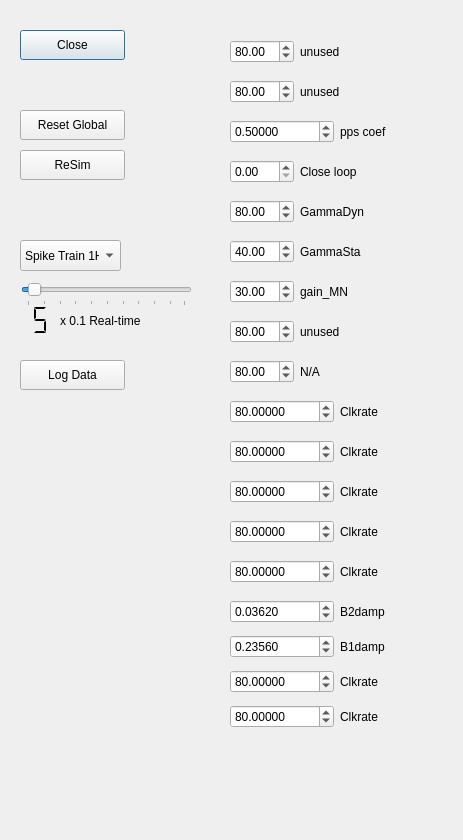
<?xml version="1.0" encoding="UTF-8"?>
<ui version="4.0">
 <class>Dialog</class>
 <widget class="QDialog" name="Dialog">
  <property name="windowModality">
   <enum>Qt::WindowModal</enum>
  </property>
  <property name="geometry">
   <rect>
    <x>0</x>
    <y>0</y>
    <width>463</width>
    <height>840</height>
   </rect>
  </property>
  <property name="windowTitle">
   <string>Dialog</string>
  </property>
  <widget class="QPushButton" name="pushButton_2">
   <property name="geometry">
    <rect>
     <x>20</x>
     <y>30</y>
     <width>105</width>
     <height>30</height>
    </rect>
   </property>
   <property name="text">
    <string>Close</string>
   </property>
  </widget>
  <widget class="QPushButton" name="pushButton_4">
   <property name="geometry">
    <rect>
     <x>20</x>
     <y>110</y>
     <width>105</width>
     <height>30</height>
    </rect>
   </property>
   <property name="text">
    <string>Reset Global</string>
   </property>
   <property name="checkable">
    <bool>true</bool>
   </property>
  </widget>
  <widget class="QPushButton" name="pushButton_5">
   <property name="geometry">
    <rect>
     <x>20</x>
     <y>150</y>
     <width>105</width>
     <height>30</height>
    </rect>
   </property>
   <property name="text">
    <string>ReSim</string>
   </property>
   <property name="checkable">
    <bool>true</bool>
   </property>
  </widget>
  <widget class="QComboBox" name="comboBox">
   <property name="geometry">
    <rect>
     <x>20</x>
     <y>240</y>
     <width>101</width>
     <height>31</height>
    </rect>
   </property>
   <item>
    <property name="text">
     <string>Spike Train 1Hz</string>
    </property>
   </item>
   <item>
    <property name="text">
     <string>Spike Train 10Hz</string>
    </property>
   </item>
   <item>
    <property name="text">
     <string>Spike Train 20Hz</string>
    </property>
   </item>
  </widget>
  <widget class="QWidget" name="layoutWidget">
   <property name="geometry">
    <rect>
     <x>230</x>
     <y>80</y>
     <width>176</width>
     <height>34</height>
    </rect>
   </property>
   <layout class="QFormLayout" name="formLayout_1">
    <item row="0" column="1">
     <widget class="QLabel" name="label_1">
      <property name="text">
       <string>unused</string>
      </property>
     </widget>
    </item>
    <item row="0" column="0">
     <widget class="QDoubleSpinBox" name="doubleSpinBox_1">
      <property name="maximum">
       <double>200.000000000000000</double>
      </property>
      <property name="value">
       <double>80.000000000000000</double>
      </property>
     </widget>
    </item>
   </layout>
  </widget>
  <widget class="QSlider" name="horizontalSlider">
   <property name="geometry">
    <rect>
     <x>21</x>
     <y>281</y>
     <width>171</width>
     <height>25</height>
    </rect>
   </property>
   <property name="minimum">
    <number>1</number>
   </property>
   <property name="maximum">
    <number>100</number>
   </property>
   <property name="value">
    <number>5</number>
   </property>
   <property name="sliderPosition">
    <number>5</number>
   </property>
   <property name="tracking">
    <bool>true</bool>
   </property>
   <property name="orientation">
    <enum>Qt::Horizontal</enum>
   </property>
   <property name="invertedControls">
    <bool>true</bool>
   </property>
   <property name="tickPosition">
    <enum>QSlider::TicksBelow</enum>
   </property>
   <property name="tickInterval">
    <number>10</number>
   </property>
  </widget>
  <widget class="QLCDNumber" name="lcdNumber">
   <property name="geometry">
    <rect>
     <x>-30</x>
     <y>300</y>
     <width>81</width>
     <height>40</height>
    </rect>
   </property>
   <property name="sizePolicy">
    <sizepolicy hsizetype="Minimum" vsizetype="Minimum">
     <horstretch>0</horstretch>
     <verstretch>0</verstretch>
    </sizepolicy>
   </property>
   <property name="palette">
    <palette>
     <active>
      <colorrole role="WindowText">
       <brush brushstyle="SolidPattern">
        <color alpha="255">
         <red>0</red>
         <green>0</green>
         <blue>0</blue>
        </color>
       </brush>
      </colorrole>
      <colorrole role="Button">
       <brush brushstyle="SolidPattern">
        <color alpha="255">
         <red>255</red>
         <green>0</green>
         <blue>0</blue>
        </color>
       </brush>
      </colorrole>
      <colorrole role="Light">
       <brush brushstyle="SolidPattern">
        <color alpha="255">
         <red>255</red>
         <green>127</green>
         <blue>127</blue>
        </color>
       </brush>
      </colorrole>
      <colorrole role="Midlight">
       <brush brushstyle="SolidPattern">
        <color alpha="255">
         <red>255</red>
         <green>63</green>
         <blue>63</blue>
        </color>
       </brush>
      </colorrole>
      <colorrole role="Dark">
       <brush brushstyle="SolidPattern">
        <color alpha="255">
         <red>127</red>
         <green>0</green>
         <blue>0</blue>
        </color>
       </brush>
      </colorrole>
      <colorrole role="Mid">
       <brush brushstyle="SolidPattern">
        <color alpha="255">
         <red>170</red>
         <green>0</green>
         <blue>0</blue>
        </color>
       </brush>
      </colorrole>
      <colorrole role="Text">
       <brush brushstyle="SolidPattern">
        <color alpha="255">
         <red>0</red>
         <green>0</green>
         <blue>0</blue>
        </color>
       </brush>
      </colorrole>
      <colorrole role="BrightText">
       <brush brushstyle="SolidPattern">
        <color alpha="255">
         <red>255</red>
         <green>255</green>
         <blue>255</blue>
        </color>
       </brush>
      </colorrole>
      <colorrole role="ButtonText">
       <brush brushstyle="SolidPattern">
        <color alpha="255">
         <red>0</red>
         <green>0</green>
         <blue>0</blue>
        </color>
       </brush>
      </colorrole>
      <colorrole role="Base">
       <brush brushstyle="SolidPattern">
        <color alpha="255">
         <red>255</red>
         <green>255</green>
         <blue>255</blue>
        </color>
       </brush>
      </colorrole>
      <colorrole role="Window">
       <brush brushstyle="SolidPattern">
        <color alpha="255">
         <red>255</red>
         <green>0</green>
         <blue>0</blue>
        </color>
       </brush>
      </colorrole>
      <colorrole role="Shadow">
       <brush brushstyle="SolidPattern">
        <color alpha="255">
         <red>0</red>
         <green>0</green>
         <blue>0</blue>
        </color>
       </brush>
      </colorrole>
      <colorrole role="AlternateBase">
       <brush brushstyle="SolidPattern">
        <color alpha="255">
         <red>255</red>
         <green>127</green>
         <blue>127</blue>
        </color>
       </brush>
      </colorrole>
      <colorrole role="ToolTipBase">
       <brush brushstyle="SolidPattern">
        <color alpha="255">
         <red>255</red>
         <green>255</green>
         <blue>220</blue>
        </color>
       </brush>
      </colorrole>
      <colorrole role="ToolTipText">
       <brush brushstyle="SolidPattern">
        <color alpha="255">
         <red>0</red>
         <green>0</green>
         <blue>0</blue>
        </color>
       </brush>
      </colorrole>
     </active>
     <inactive>
      <colorrole role="WindowText">
       <brush brushstyle="SolidPattern">
        <color alpha="255">
         <red>0</red>
         <green>0</green>
         <blue>0</blue>
        </color>
       </brush>
      </colorrole>
      <colorrole role="Button">
       <brush brushstyle="SolidPattern">
        <color alpha="255">
         <red>255</red>
         <green>0</green>
         <blue>0</blue>
        </color>
       </brush>
      </colorrole>
      <colorrole role="Light">
       <brush brushstyle="SolidPattern">
        <color alpha="255">
         <red>255</red>
         <green>127</green>
         <blue>127</blue>
        </color>
       </brush>
      </colorrole>
      <colorrole role="Midlight">
       <brush brushstyle="SolidPattern">
        <color alpha="255">
         <red>255</red>
         <green>63</green>
         <blue>63</blue>
        </color>
       </brush>
      </colorrole>
      <colorrole role="Dark">
       <brush brushstyle="SolidPattern">
        <color alpha="255">
         <red>127</red>
         <green>0</green>
         <blue>0</blue>
        </color>
       </brush>
      </colorrole>
      <colorrole role="Mid">
       <brush brushstyle="SolidPattern">
        <color alpha="255">
         <red>170</red>
         <green>0</green>
         <blue>0</blue>
        </color>
       </brush>
      </colorrole>
      <colorrole role="Text">
       <brush brushstyle="SolidPattern">
        <color alpha="255">
         <red>0</red>
         <green>0</green>
         <blue>0</blue>
        </color>
       </brush>
      </colorrole>
      <colorrole role="BrightText">
       <brush brushstyle="SolidPattern">
        <color alpha="255">
         <red>255</red>
         <green>255</green>
         <blue>255</blue>
        </color>
       </brush>
      </colorrole>
      <colorrole role="ButtonText">
       <brush brushstyle="SolidPattern">
        <color alpha="255">
         <red>0</red>
         <green>0</green>
         <blue>0</blue>
        </color>
       </brush>
      </colorrole>
      <colorrole role="Base">
       <brush brushstyle="SolidPattern">
        <color alpha="255">
         <red>255</red>
         <green>255</green>
         <blue>255</blue>
        </color>
       </brush>
      </colorrole>
      <colorrole role="Window">
       <brush brushstyle="SolidPattern">
        <color alpha="255">
         <red>255</red>
         <green>0</green>
         <blue>0</blue>
        </color>
       </brush>
      </colorrole>
      <colorrole role="Shadow">
       <brush brushstyle="SolidPattern">
        <color alpha="255">
         <red>0</red>
         <green>0</green>
         <blue>0</blue>
        </color>
       </brush>
      </colorrole>
      <colorrole role="AlternateBase">
       <brush brushstyle="SolidPattern">
        <color alpha="255">
         <red>255</red>
         <green>127</green>
         <blue>127</blue>
        </color>
       </brush>
      </colorrole>
      <colorrole role="ToolTipBase">
       <brush brushstyle="SolidPattern">
        <color alpha="255">
         <red>255</red>
         <green>255</green>
         <blue>220</blue>
        </color>
       </brush>
      </colorrole>
      <colorrole role="ToolTipText">
       <brush brushstyle="SolidPattern">
        <color alpha="255">
         <red>0</red>
         <green>0</green>
         <blue>0</blue>
        </color>
       </brush>
      </colorrole>
     </inactive>
     <disabled>
      <colorrole role="WindowText">
       <brush brushstyle="SolidPattern">
        <color alpha="255">
         <red>127</red>
         <green>0</green>
         <blue>0</blue>
        </color>
       </brush>
      </colorrole>
      <colorrole role="Button">
       <brush brushstyle="SolidPattern">
        <color alpha="255">
         <red>255</red>
         <green>0</green>
         <blue>0</blue>
        </color>
       </brush>
      </colorrole>
      <colorrole role="Light">
       <brush brushstyle="SolidPattern">
        <color alpha="255">
         <red>255</red>
         <green>127</green>
         <blue>127</blue>
        </color>
       </brush>
      </colorrole>
      <colorrole role="Midlight">
       <brush brushstyle="SolidPattern">
        <color alpha="255">
         <red>255</red>
         <green>63</green>
         <blue>63</blue>
        </color>
       </brush>
      </colorrole>
      <colorrole role="Dark">
       <brush brushstyle="SolidPattern">
        <color alpha="255">
         <red>127</red>
         <green>0</green>
         <blue>0</blue>
        </color>
       </brush>
      </colorrole>
      <colorrole role="Mid">
       <brush brushstyle="SolidPattern">
        <color alpha="255">
         <red>170</red>
         <green>0</green>
         <blue>0</blue>
        </color>
       </brush>
      </colorrole>
      <colorrole role="Text">
       <brush brushstyle="SolidPattern">
        <color alpha="255">
         <red>127</red>
         <green>0</green>
         <blue>0</blue>
        </color>
       </brush>
      </colorrole>
      <colorrole role="BrightText">
       <brush brushstyle="SolidPattern">
        <color alpha="255">
         <red>255</red>
         <green>255</green>
         <blue>255</blue>
        </color>
       </brush>
      </colorrole>
      <colorrole role="ButtonText">
       <brush brushstyle="SolidPattern">
        <color alpha="255">
         <red>127</red>
         <green>0</green>
         <blue>0</blue>
        </color>
       </brush>
      </colorrole>
      <colorrole role="Base">
       <brush brushstyle="SolidPattern">
        <color alpha="255">
         <red>255</red>
         <green>0</green>
         <blue>0</blue>
        </color>
       </brush>
      </colorrole>
      <colorrole role="Window">
       <brush brushstyle="SolidPattern">
        <color alpha="255">
         <red>255</red>
         <green>0</green>
         <blue>0</blue>
        </color>
       </brush>
      </colorrole>
      <colorrole role="Shadow">
       <brush brushstyle="SolidPattern">
        <color alpha="255">
         <red>0</red>
         <green>0</green>
         <blue>0</blue>
        </color>
       </brush>
      </colorrole>
      <colorrole role="AlternateBase">
       <brush brushstyle="SolidPattern">
        <color alpha="255">
         <red>255</red>
         <green>0</green>
         <blue>0</blue>
        </color>
       </brush>
      </colorrole>
      <colorrole role="ToolTipBase">
       <brush brushstyle="SolidPattern">
        <color alpha="255">
         <red>255</red>
         <green>255</green>
         <blue>220</blue>
        </color>
       </brush>
      </colorrole>
      <colorrole role="ToolTipText">
       <brush brushstyle="SolidPattern">
        <color alpha="255">
         <red>0</red>
         <green>0</green>
         <blue>0</blue>
        </color>
       </brush>
      </colorrole>
     </disabled>
    </palette>
   </property>
   <property name="frameShape">
    <enum>QFrame::Panel</enum>
   </property>
   <property name="frameShadow">
    <enum>QFrame::Sunken</enum>
   </property>
   <property name="lineWidth">
    <number>0</number>
   </property>
   <property name="midLineWidth">
    <number>8</number>
   </property>
   <property name="segmentStyle">
    <enum>QLCDNumber::Flat</enum>
   </property>
   <property name="intValue" stdset="0">
    <number>5</number>
   </property>
  </widget>
  <widget class="QLabel" name="label_RT">
   <property name="geometry">
    <rect>
     <x>60</x>
     <y>310</y>
     <width>121</width>
     <height>22</height>
    </rect>
   </property>
   <property name="text">
    <string>x 0.1 Real-time</string>
   </property>
  </widget>
  <widget class="QPushButton" name="pushButtonData">
   <property name="geometry">
    <rect>
     <x>20</x>
     <y>360</y>
     <width>105</width>
     <height>30</height>
    </rect>
   </property>
   <property name="text">
    <string>Log Data</string>
   </property>
   <property name="checkable">
    <bool>true</bool>
   </property>
   <property name="checked">
    <bool>false</bool>
   </property>
   <property name="default">
    <bool>false</bool>
   </property>
   <property name="flat">
    <bool>false</bool>
   </property>
  </widget>
  <widget class="QWidget" name="layoutWidget_2">
   <property name="geometry">
    <rect>
     <x>230</x>
     <y>120</y>
     <width>214</width>
     <height>34</height>
    </rect>
   </property>
   <layout class="QFormLayout" name="formLayout_2">
    <item row="0" column="1">
     <widget class="QLabel" name="label_2">
      <property name="text">
       <string>pps coef</string>
      </property>
     </widget>
    </item>
    <item row="0" column="0">
     <widget class="QDoubleSpinBox" name="doubleSpinBox_2">
      <property name="decimals">
       <number>5</number>
      </property>
      <property name="maximum">
       <double>1000000.000000000000000</double>
      </property>
      <property name="singleStep">
       <double>0.100000000000000</double>
      </property>
      <property name="value">
       <double>0.500000000000000</double>
      </property>
     </widget>
    </item>
   </layout>
  </widget>
  <widget class="QWidget" name="layoutWidget_3">
   <property name="geometry">
    <rect>
     <x>230</x>
     <y>160</y>
     <width>176</width>
     <height>34</height>
    </rect>
   </property>
   <layout class="QFormLayout" name="formLayout_3">
    <item row="0" column="1">
     <widget class="QLabel" name="label_3">
      <property name="text">
       <string>Close loop</string>
      </property>
     </widget>
    </item>
    <item row="0" column="0">
     <widget class="QDoubleSpinBox" name="doubleSpinBox_3">
      <property name="maximum">
       <double>100.000000000000000</double>
      </property>
      <property name="value">
       <double>0.000000000000000</double>
      </property>
     </widget>
    </item>
   </layout>
  </widget>
  <widget class="QWidget" name="layoutWidget_4">
   <property name="geometry">
    <rect>
     <x>230</x>
     <y>200</y>
     <width>203</width>
     <height>34</height>
    </rect>
   </property>
   <layout class="QFormLayout" name="formLayout_4">
    <item row="0" column="1">
     <widget class="QLabel" name="label_4">
      <property name="text">
       <string>GammaDyn</string>
      </property>
     </widget>
    </item>
    <item row="0" column="0">
     <widget class="QDoubleSpinBox" name="doubleSpinBox_4">
      <property name="decimals">
       <number>2</number>
      </property>
      <property name="maximum">
       <double>200.000000000000000</double>
      </property>
      <property name="value">
       <double>80.000000000000000</double>
      </property>
     </widget>
    </item>
   </layout>
  </widget>
  <widget class="QWidget" name="layoutWidget_5">
   <property name="geometry">
    <rect>
     <x>230</x>
     <y>240</y>
     <width>176</width>
     <height>34</height>
    </rect>
   </property>
   <layout class="QFormLayout" name="formLayout_5">
    <item row="0" column="1">
     <widget class="QLabel" name="label_5">
      <property name="text">
       <string>GammaSta</string>
      </property>
     </widget>
    </item>
    <item row="0" column="0">
     <widget class="QDoubleSpinBox" name="doubleSpinBox_5">
      <property name="maximum">
       <double>200.000000000000000</double>
      </property>
      <property name="value">
       <double>40.000000000000000</double>
      </property>
     </widget>
    </item>
   </layout>
  </widget>
  <widget class="QWidget" name="layoutWidget_6">
   <property name="geometry">
    <rect>
     <x>230</x>
     <y>280</y>
     <width>176</width>
     <height>34</height>
    </rect>
   </property>
   <layout class="QFormLayout" name="formLayout_6">
    <item row="0" column="1">
     <widget class="QLabel" name="label_6">
      <property name="text">
       <string>gain_MN</string>
      </property>
     </widget>
    </item>
    <item row="0" column="0">
     <widget class="QDoubleSpinBox" name="doubleSpinBox_6">
      <property name="maximum">
       <double>200.000000000000000</double>
      </property>
      <property name="value">
       <double>30.000000000000000</double>
      </property>
     </widget>
    </item>
   </layout>
  </widget>
  <widget class="QWidget" name="layoutWidget_7">
   <property name="geometry">
    <rect>
     <x>230</x>
     <y>320</y>
     <width>176</width>
     <height>34</height>
    </rect>
   </property>
   <layout class="QFormLayout" name="formLayout_7">
    <item row="0" column="1">
     <widget class="QLabel" name="label_7">
      <property name="text">
       <string>unused</string>
      </property>
     </widget>
    </item>
    <item row="0" column="0">
     <widget class="QDoubleSpinBox" name="doubleSpinBox_7">
      <property name="maximum">
       <double>200.000000000000000</double>
      </property>
      <property name="value">
       <double>80.000000000000000</double>
      </property>
     </widget>
    </item>
   </layout>
  </widget>
  <widget class="QWidget" name="layoutWidget_8">
   <property name="geometry">
    <rect>
     <x>230</x>
     <y>360</y>
     <width>176</width>
     <height>34</height>
    </rect>
   </property>
   <layout class="QFormLayout" name="formLayout_8">
    <item row="0" column="1">
     <widget class="QLabel" name="label_8">
      <property name="text">
       <string>N/A</string>
      </property>
     </widget>
    </item>
    <item row="0" column="0">
     <widget class="QDoubleSpinBox" name="doubleSpinBox_8">
      <property name="maximum">
       <double>200.000000000000000</double>
      </property>
      <property name="value">
       <double>80.000000000000000</double>
      </property>
     </widget>
    </item>
   </layout>
  </widget>
  <widget class="QWidget" name="layoutWidget_9">
   <property name="geometry">
    <rect>
     <x>230</x>
     <y>40</y>
     <width>176</width>
     <height>34</height>
    </rect>
   </property>
   <layout class="QFormLayout" name="formLayout_0">
    <item row="0" column="1">
     <widget class="QLabel" name="label_0">
      <property name="text">
       <string>unused</string>
      </property>
     </widget>
    </item>
    <item row="0" column="0">
     <widget class="QDoubleSpinBox" name="doubleSpinBox_0">
      <property name="maximum">
       <double>200.000000000000000</double>
      </property>
      <property name="value">
       <double>80.000000000000000</double>
      </property>
     </widget>
    </item>
   </layout>
  </widget>
  <widget class="QWidget" name="layoutWidget_10">
   <property name="geometry">
    <rect>
     <x>230</x>
     <y>400</y>
     <width>203</width>
     <height>34</height>
    </rect>
   </property>
   <layout class="QFormLayout" name="formLayout_9">
    <item row="0" column="1">
     <widget class="QLabel" name="label_9">
      <property name="text">
       <string>Clkrate</string>
      </property>
     </widget>
    </item>
    <item row="0" column="0">
     <widget class="QDoubleSpinBox" name="doubleSpinBox_9">
      <property name="decimals">
       <number>5</number>
      </property>
      <property name="maximum">
       <double>2000000.000000000000000</double>
      </property>
      <property name="value">
       <double>80.000000000000000</double>
      </property>
     </widget>
    </item>
   </layout>
  </widget>
  <widget class="QWidget" name="layoutWidget_11">
   <property name="geometry">
    <rect>
     <x>230</x>
     <y>440</y>
     <width>203</width>
     <height>34</height>
    </rect>
   </property>
   <layout class="QFormLayout" name="formLayout_10">
    <item row="0" column="1">
     <widget class="QLabel" name="label_10">
      <property name="text">
       <string>Clkrate</string>
      </property>
     </widget>
    </item>
    <item row="0" column="0">
     <widget class="QDoubleSpinBox" name="doubleSpinBox_10">
      <property name="decimals">
       <number>5</number>
      </property>
      <property name="maximum">
       <double>2000000.000000000000000</double>
      </property>
      <property name="value">
       <double>80.000000000000000</double>
      </property>
     </widget>
    </item>
   </layout>
  </widget>
  <widget class="QWidget" name="layoutWidget_12">
   <property name="geometry">
    <rect>
     <x>230</x>
     <y>480</y>
     <width>203</width>
     <height>34</height>
    </rect>
   </property>
   <layout class="QFormLayout" name="formLayout_11">
    <item row="0" column="1">
     <widget class="QLabel" name="label_11">
      <property name="text">
       <string>Clkrate</string>
      </property>
     </widget>
    </item>
    <item row="0" column="0">
     <widget class="QDoubleSpinBox" name="doubleSpinBox_11">
      <property name="decimals">
       <number>5</number>
      </property>
      <property name="maximum">
       <double>2000000.000000000000000</double>
      </property>
      <property name="value">
       <double>80.000000000000000</double>
      </property>
     </widget>
    </item>
   </layout>
  </widget>
  <widget class="QWidget" name="layoutWidget_13">
   <property name="geometry">
    <rect>
     <x>230</x>
     <y>520</y>
     <width>203</width>
     <height>34</height>
    </rect>
   </property>
   <layout class="QFormLayout" name="formLayout_12">
    <item row="0" column="1">
     <widget class="QLabel" name="label_12">
      <property name="text">
       <string>Clkrate</string>
      </property>
     </widget>
    </item>
    <item row="0" column="0">
     <widget class="QDoubleSpinBox" name="doubleSpinBox_12">
      <property name="decimals">
       <number>5</number>
      </property>
      <property name="maximum">
       <double>2000000.000000000000000</double>
      </property>
      <property name="value">
       <double>80.000000000000000</double>
      </property>
     </widget>
    </item>
   </layout>
  </widget>
  <widget class="QWidget" name="layoutWidget_14">
   <property name="geometry">
    <rect>
     <x>230</x>
     <y>560</y>
     <width>203</width>
     <height>34</height>
    </rect>
   </property>
   <layout class="QFormLayout" name="formLayout_13">
    <item row="0" column="1">
     <widget class="QLabel" name="label_13">
      <property name="text">
       <string>Clkrate</string>
      </property>
     </widget>
    </item>
    <item row="0" column="0">
     <widget class="QDoubleSpinBox" name="doubleSpinBox_13">
      <property name="decimals">
       <number>5</number>
      </property>
      <property name="maximum">
       <double>2000000.000000000000000</double>
      </property>
      <property name="value">
       <double>80.000000000000000</double>
      </property>
     </widget>
    </item>
   </layout>
  </widget>
  <widget class="QWidget" name="layoutWidget_15">
   <property name="geometry">
    <rect>
     <x>230</x>
     <y>600</y>
     <width>212</width>
     <height>34</height>
    </rect>
   </property>
   <layout class="QFormLayout" name="formLayout_14">
    <item row="0" column="1">
     <widget class="QLabel" name="label_14">
      <property name="text">
       <string>B2damp</string>
      </property>
     </widget>
    </item>
    <item row="0" column="0">
     <widget class="QDoubleSpinBox" name="doubleSpinBox_14">
      <property name="decimals">
       <number>5</number>
      </property>
      <property name="maximum">
       <double>2000000.000000000000000</double>
      </property>
      <property name="singleStep">
       <double>0.010000000000000</double>
      </property>
      <property name="value">
       <double>0.036200000000000</double>
      </property>
     </widget>
    </item>
   </layout>
  </widget>
  <widget class="QWidget" name="layoutWidget_16">
   <property name="geometry">
    <rect>
     <x>230</x>
     <y>635</y>
     <width>212</width>
     <height>34</height>
    </rect>
   </property>
   <layout class="QFormLayout" name="formLayout_15">
    <item row="0" column="1">
     <widget class="QLabel" name="label_15">
      <property name="text">
       <string>B1damp</string>
      </property>
     </widget>
    </item>
    <item row="0" column="0">
     <widget class="QDoubleSpinBox" name="doubleSpinBox_15">
      <property name="decimals">
       <number>5</number>
      </property>
      <property name="maximum">
       <double>2000000.000000000000000</double>
      </property>
      <property name="singleStep">
       <double>0.100000000000000</double>
      </property>
      <property name="value">
       <double>0.235600000000000</double>
      </property>
     </widget>
    </item>
   </layout>
  </widget>
  <widget class="QWidget" name="layoutWidget_17">
   <property name="geometry">
    <rect>
     <x>230</x>
     <y>670</y>
     <width>203</width>
     <height>34</height>
    </rect>
   </property>
   <layout class="QFormLayout" name="formLayout_16">
    <item row="0" column="1">
     <widget class="QLabel" name="label_16">
      <property name="text">
       <string>Clkrate</string>
      </property>
     </widget>
    </item>
    <item row="0" column="0">
     <widget class="QDoubleSpinBox" name="doubleSpinBox_16">
      <property name="decimals">
       <number>5</number>
      </property>
      <property name="maximum">
       <double>2000000.000000000000000</double>
      </property>
      <property name="value">
       <double>80.000000000000000</double>
      </property>
     </widget>
    </item>
   </layout>
  </widget>
  <widget class="QWidget" name="layoutWidget_18">
   <property name="geometry">
    <rect>
     <x>230</x>
     <y>705</y>
     <width>203</width>
     <height>34</height>
    </rect>
   </property>
   <layout class="QFormLayout" name="formLayout_17">
    <item row="0" column="1">
     <widget class="QLabel" name="label_17">
      <property name="text">
       <string>Clkrate</string>
      </property>
     </widget>
    </item>
    <item row="0" column="0">
     <widget class="QDoubleSpinBox" name="doubleSpinBox_17">
      <property name="decimals">
       <number>5</number>
      </property>
      <property name="maximum">
       <double>2000000.000000000000000</double>
      </property>
      <property name="value">
       <double>80.000000000000000</double>
      </property>
     </widget>
    </item>
   </layout>
  </widget>
 </widget>
 <resources/>
 <connections>
  <connection>
   <sender>horizontalSlider</sender>
   <signal>valueChanged(int)</signal>
   <receiver>lcdNumber</receiver>
   <slot>display(int)</slot>
   <hints>
    <hint type="sourcelabel">
     <x>81</x>
     <y>291</y>
    </hint>
    <hint type="destinationlabel">
     <x>27</x>
     <y>317</y>
    </hint>
   </hints>
  </connection>
  <connection>
   <sender>pushButton_2</sender>
   <signal>clicked()</signal>
   <receiver>Dialog</receiver>
   <slot>close()</slot>
   <hints>
    <hint type="sourcelabel">
     <x>98</x>
     <y>47</y>
    </hint>
    <hint type="destinationlabel">
     <x>208</x>
     <y>47</y>
    </hint>
   </hints>
  </connection>
  <connection>
   <sender>horizontalSlider</sender>
   <signal>sliderMoved(int)</signal>
   <receiver>lcdNumber</receiver>
   <slot>display(int)</slot>
   <hints>
    <hint type="sourcelabel">
     <x>106</x>
     <y>293</y>
    </hint>
    <hint type="destinationlabel">
     <x>40</x>
     <y>319</y>
    </hint>
   </hints>
  </connection>
 </connections>
</ui>
